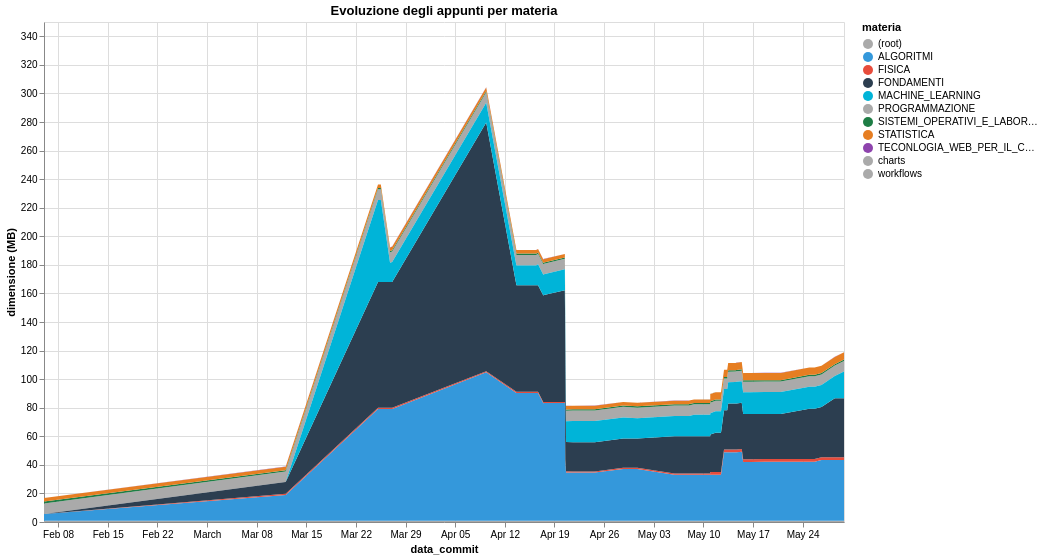

The specification (Vega-Lite) saved for this image:
### Vega-Lite specification from a JSON file in a GitHub repository (floating-point values rounded to 4 significant figures; data arrays with more than 128 entries replaced by an {"elided": "..."} marker saying what was removed)
{"$schema": "https://vega.github.io/schema/vega-lite/v6.1.0.json", "config": {"view": {"continuousHeight": 300, "continuousWidth": 300}}, "data": {"name": "data-ab0a5a93ced90692e876f93ce15bbe63"}, "datasets": {"data-ab0a5a93ced90692e876f93ce15bbe63": {"elided": "488 records"}}, "encoding": {"color": {"field": "period", "scale": {"domain": ["(root)", "ALGORITMI", "FISICA", "FONDAMENTI", "MACHINE_LEARNING", "PROGRAMMAZIONE", "SISTEMI_OPERATIVI_E_LABORATORIO", "STATISTICA", "TECONLOGIA_WEB_PER_IL_CLOUD", "charts", "workflows"], "range": ["#aaaaaa", "#3498db", "#e74c3c", "#2c3e50", "#00b4d8", "#aaaaaa", "#1e7d45", "#e67e22", "#8e44ad", "#aaaaaa", "#aaaaaa"]}, "title": "materia", "type": "ordinal"}, "order": {"field": "period", "sort": "ascending", "type": "ordinal"}, "tooltip": [{"field": "commit_date", "title": "data_commit", "type": "temporal"}, {"field": "period", "title": "materia", "type": "ordinal"}, {"field": "line_count", "title": "dimensione (MB)", "type": "quantitative"}], "x": {"field": "commit_date", "title": "data_commit", "type": "temporal"}, "y": {"field": "line_count", "title": "dimensione (MB)", "type": "quantitative"}}, "height": 500, "mark": {"type": "area"}, "title": "Evoluzione degli appunti per materia", "usermeta": {"embedOptions": {}}, "width": 800}
